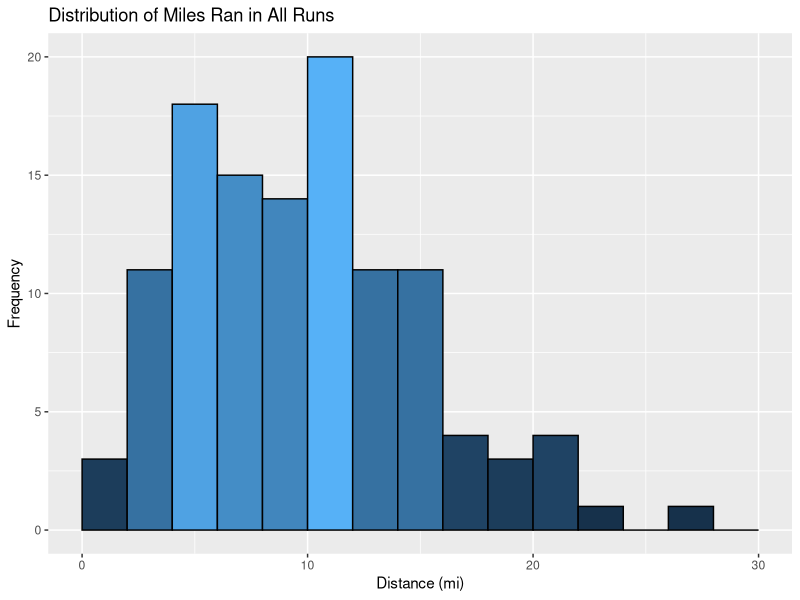
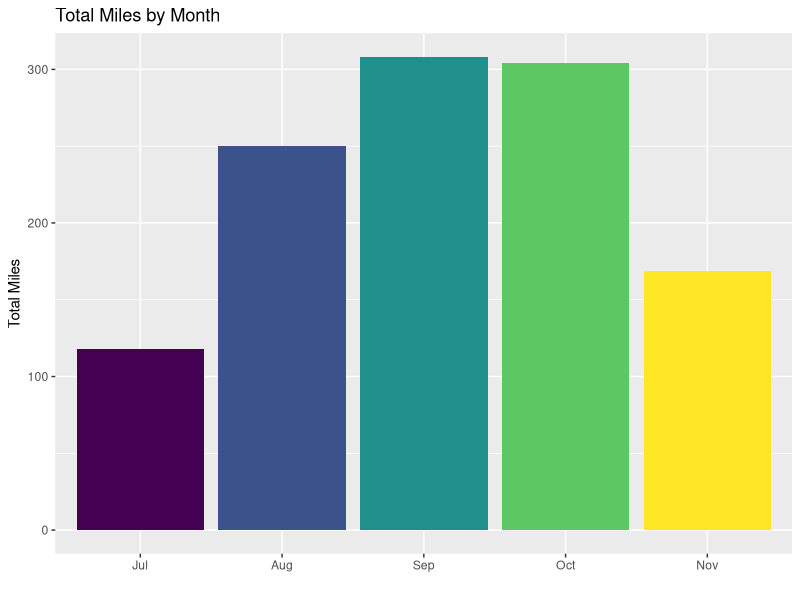
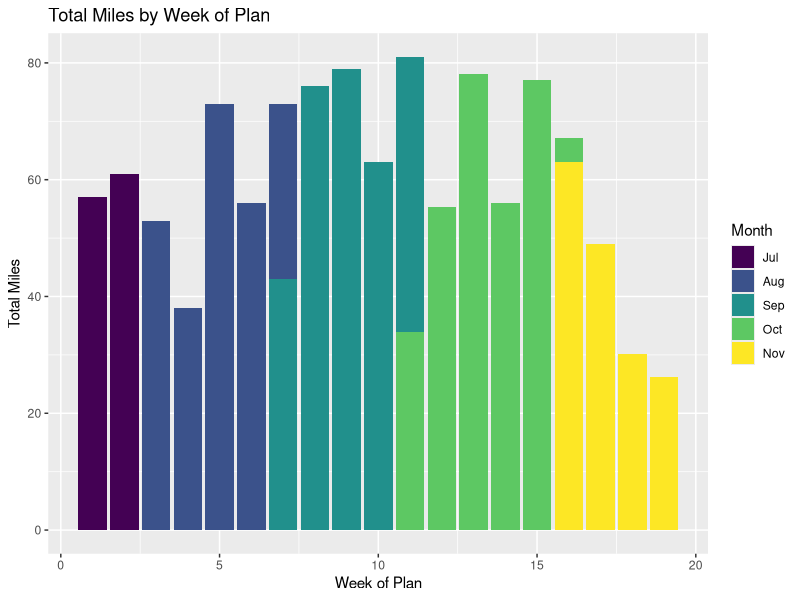
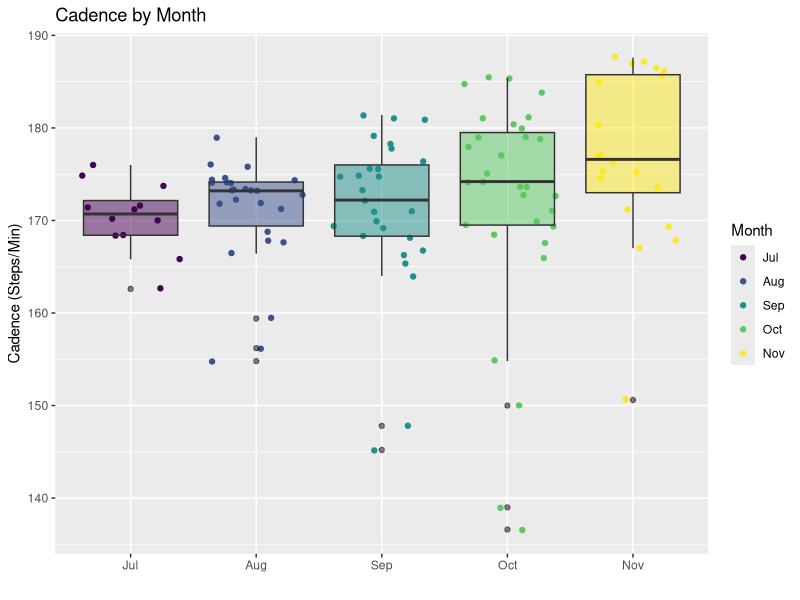
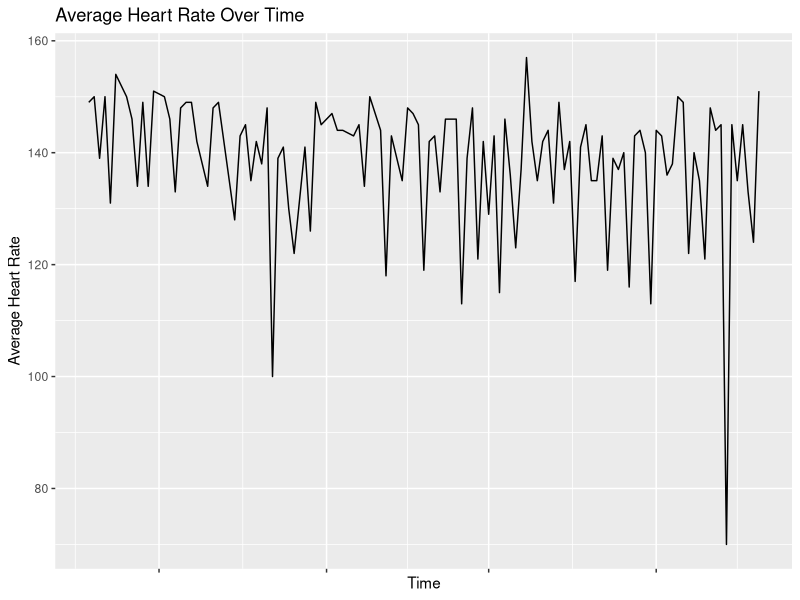
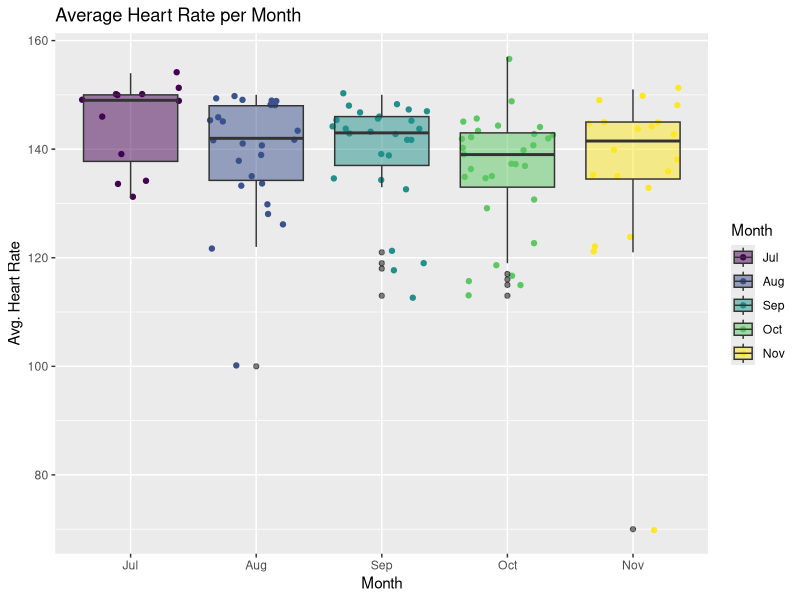
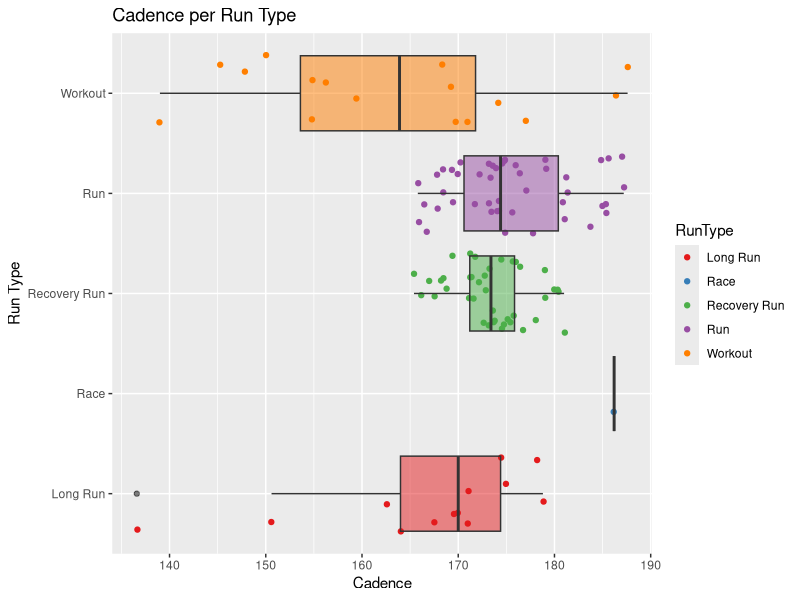
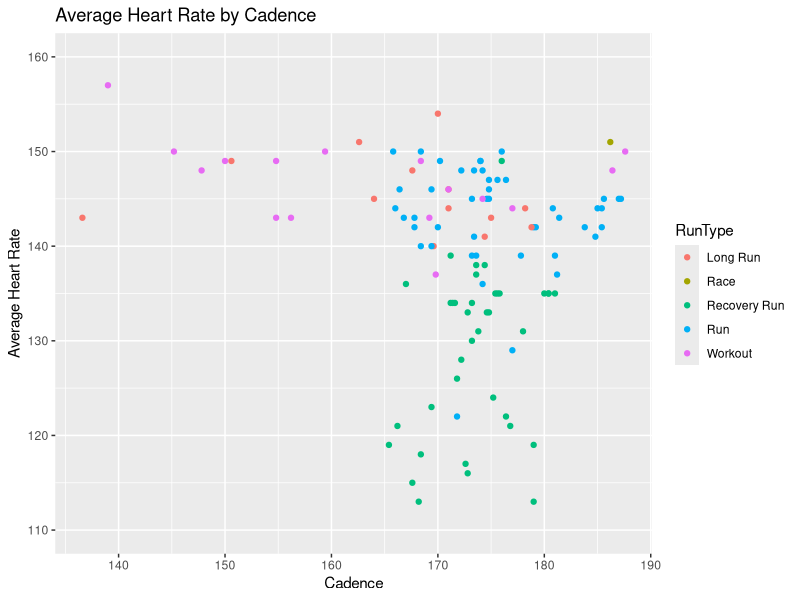

Write R code to recreate these figures, in order.
## ---- chunk 1
runs <- read.csv("cleanedMarathonTrainingData.csv")
## ---- chunk 2
str(runs)
## ---- chunk 3
runs$X <- NULL
head(runs,2)
## ---- chunk 4
library(lubridate)
## ---- chunk 5

runs$Time <- as.POSIXct(runs$Time)#, format = '%H:%M:%S')
runs$Avg.Pace <- as.POSIXct(runs$Avg.Pace)#, format = '%H:%M:%S')
runs$Date <- as.POSIXct(runs$Date)
runs$StartTime <- hour(strptime(runs$StartTime, format = '%H:%M'))

str(runs)
## ---- chunk 6
runs$Month <- factor(runs$Month, ordered = TRUE, levels = c("Jul","Aug","Sep","Oct","Nov"))
## ---- chunk 7
library(ggplot2)
library(RColorBrewer)

#distance histogram
ggplot(data = runs, aes(x = Distance)) + 
  geom_histogram(binwidth = 2, aes(fill = ..count..), colour = "black", boundary = 2) +
  scale_x_continuous(limits=c(0, 30)) +
  xlab("Distance (mi)") + 
  ylab("Frequency") + 
  ggtitle("Distribution of Miles Ran in All Runs") + 
  guides(fill=FALSE) 

## ---- chunk 8
summary(runs$Distance)
## ---- chunk 9
#miles by month bars
ggplot(data = runs, aes(x = Month, y = Distance, fill = Month)) + 
  geom_bar(stat="identity") +
  xlab("") + 
  ylab("Total Miles") + 
  guides(fill=FALSE) +
  ggtitle("Total Miles by Month")
## ---- chunk 10
ggplot(data = runs, aes(x = weekNumber, y = Distance, fill = Month)) + 
  geom_bar(stat="identity") +
  xlab("Week of Plan") + 
  ylab("Total Miles") + 
  #guides(fill=FALSE) +
  ggtitle("Total Miles by Week of Plan")
## ---- chunk 11
runs[runs$weekNumber == 11,c('Name','weekNumber','Date','DOW','Distance')]
## ---- chunk 12
#avg. cadence grouped by month
ggplot(data = runs, aes(Month, Cad)) + 
  geom_jitter(aes(colour = Month)) +
  geom_boxplot(aes(fill = Month), 
               outlier.colour = "black", alpha = 0.5) + #geom_jitter()
  xlab("") + 
  ylab("Cadence (Steps/Min)") + 
  guides(fill=FALSE) +
  ggtitle("Cadence by Month") 
## ---- chunk 13
ggplot(data = runs, aes(x = Date, y = Avg.HR)) + 
  geom_line(aes(group=1)) +
  theme(axis.text.x = element_blank()) +
  xlab("Time") + 
  ylab("Average Heart Rate") + 
  ggtitle("Average Heart Rate Over Time")
## ---- chunk 14
#avg. HR grouped by month

ggplot(data = runs, aes(Month, Avg.HR)) + 
  geom_jitter(aes(colour = Month)) +
  geom_boxplot(aes(fill = Month), 
               outlier.colour = "black", alpha = 0.5) + #geom_jitter()
  xlab("Month") + 
  ylab("Avg. Heart Rate") + 
  ggtitle("Average Heart Rate per Month") 
## ---- chunk 15
#avg. cadence grouped by month
ggplot(data = runs, aes(RunType, Cad)) + 
  geom_jitter(aes(colour = RunType)) +
  geom_boxplot(aes(fill = RunType), 
               outlier.colour = "black", alpha = 0.5) +
  scale_colour_brewer(palette = "Set1") +
  scale_fill_brewer(palette = "Set1") +
  xlab("Run Type") + 
  ylab("Cadence") + 
  guides(fill=FALSE) +
  coord_flip() + 
  ggtitle("Cadence per Run Type") 

## ---- chunk 16
ggplot(data = runs, aes(x=Cad, y=Avg.HR)) + 
  geom_point(aes(colour = RunType), na.rm = TRUE) +
  xlab("Cadence") + 
  ylab("Average Heart Rate") + 
  scale_y_continuous(limits = c(110, 160)) +
  ggtitle("Average Heart Rate by Cadence")
## ---- chunk 17
#avg. cadence grouped by month
ggplot(data = runs, aes(RunType, Avg.HR)) + 
  geom_jitter(aes(colour = RunType)) +
  geom_boxplot(aes(fill = RunType), 
               outlier.colour = "black", alpha = 0.5) +
  xlab("Run Type") + 
  ylab("Avg Heart Rate") + 
  guides(fill=FALSE) +
  ggtitle("Average Heart Rate per Run Type") 
## ---- chunk 18
runs[which.max(runs$Avg.HR),]
## ---- chunk 19
pl <- ggplot(data = runs, aes(x = Date, y = Avg.Pace, colour = RunType)) + 
  geom_point() +
  geom_smooth(fill = NA) +  
  theme(axis.text.x = element_blank()) +
  theme(axis.text.y = element_blank()) +
  xlab("Date") + 
  ylab("Average Pace (mile/minute)") + 
  ggtitle("Average Pace Over Time") + 
  labs(caption="")
print(pl)
## ---- chunk 20
ggplot(data = runs, aes(x = Date, y = Avg.Pace, colour = RunType)) + 
  geom_point() +
  geom_smooth(fill = NA) +  
  theme(axis.text.x = element_blank()) +
  theme(axis.text.y = element_blank()) +
  xlab("Date") + 
  ylab("Average Pace (mile/minute)") + 
  ggtitle("Average Pace Over Time") + 
  labs(caption="") + 
  facet_grid(RunType~.)
## ---- chunk 21
table(runs$RunType)

#apply(runs$Cadence, runs$RunType, function(x) (Cad*(hour(runs$Time)*60)+(minute(runs$Time))+(second(runs$Time)/60)))

ggplot(data = runs, aes(RunType, (Cad*((hour(runs$Time)*60)+(minute(runs$Time))+(second(runs$Time)/60))))) + 
  geom_bar(aes(fill = RunType), stat = "identity") +
  xlab("Run Type") + 
  ylab("Steps") + 
  guides(fill=FALSE) +
  ggtitle("Total Steps Taken by Run Type") 
## ---- chunk 22
ggplot(data = runs, aes(x=Elevation.Gain, y=Avg.HR)) + 
  geom_point(aes(colour = RunType), na.rm = TRUE) +
  geom_smooth(fill = NA, na.rm = TRUE) +
  xlab("Elevation Gain (ft.)") + 
  ylab("Average Heart Rate (BPM)") +
  scale_y_continuous(limits = c(110, 160)) +
  ggtitle("Average Heart Rate by Elevation Gain")
## ---- chunk 23
ggplot(data = runs, aes(x=RunType, y=Max.HR)) + 
  geom_jitter(aes(colour = RunType)) +
  geom_boxplot(aes(fill = RunType), outlier.colour = "black", alpha = 0.5) +
  xlab("Run Type") + 
  ylab("Max Heart Rate (BPM)") + 
  ggtitle("Max Heart Rate by Run Type")
